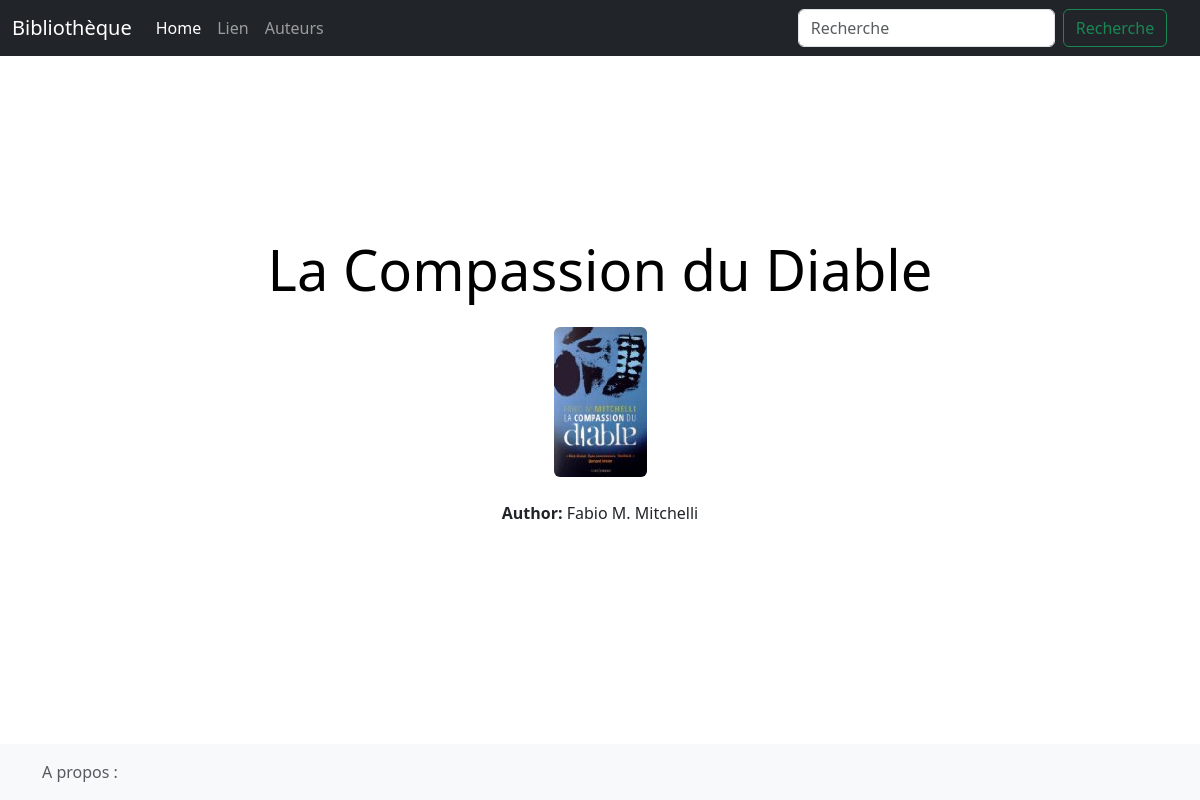
The page /detail/301 on the database its author committed.
### SiteWeb/models.py (models this page shows, shortened)
class Book(db.Model):
    id = db.Column(db.Integer, primary_key = True)
    price = db.Column(db.Float)
    url = db.Column(db.String(200))
    img = db.Column(db.String(200))
    title = db.Column(db.String(100))
    author_id = db.Column(db.Integer, db.ForeignKey("author.id"))
    author = db.relationship("Author", backref=db.backref("books", lazy="dynamic"))

class Author(db.Model):
    id = db.Column(db.Integer,primary_key = True)
    name = db.Column(db.String(100))

### SiteWeb/views.py (the view)
@app.route("/detail/<id>")
def detail(id):
    books = get_sample()
    book = books[int(id)-1]
    return render_template(
    "detail.html",
    b=book)

### SiteWeb/models.py (called while the page is built)
def get_sample() -> list[Book]:
    return Book.query.all()

### SiteWeb/templates/detail.html
{% extends "base.html" %}
{% block styles %}
{{ super() }}
<link rel="stylesheet" href="{{url_for('static', filename='home.css')}}">
{% endblock %}
{% block content %}
<div class="container mt-5">
    <div class="row">
        <div class="col-md-8 offset-md-2">
            <h1 class="display-4 text-center mb-4">
                {{ b.title }}
            </h1>
            <div class="text-center mb-4">
                <img src="{{ url_for('static', filename='images/' + b.img) }}"
                     alt="{{ b.title }}"
                     title="{{ b.title }}"
                     class="img-fluid rounded">
            </div>
            <div class="form-inline d-flex justify-content-center">
                <ul class="list-unstyled">
                    <li><strong>Author:</strong> {{ b.author.name }}</li>
                </ul>
            </div>
        </div>
    </div>
</div>
{% endblock %}

### SiteWeb/templates/base.html (shortened to what this page needs)
<!doctype html>
<html lang="fr">
  <head>
    {% block head %}
    <link rel="stylesheet" href="{{url_for('static', filename='home.css')}}">
    {% block styles %}
    {{ bootstrap.load_css() }}
    {% endblock %}
    {% endblock %}
  </head>
  <body>
    <header>
      <nav class="navbar navbar-expand-md navbar-dark fixed-top bg-dark">
        <div class="container-fluid">
          <a class="navbar-brand" href="#">Bibliothèque</a>
          <div class="collapse navbar-collapse" id="navbarCollapse">
            <ul class="navbar-nav me-auto mb-2 mb-md-0">
              <li class="nav-item">
                <a class="nav-link active" aria-current="page" href="/">Home</a>
              </li>
              <li class="nav-item">
                <a class="nav-link" href="#">Lien</a>
              </li>
              <li class="nav-item">
                <a class="nav-link" href="/authors/">Auteurs</a>
              </li>
            </ul>
            <form class="d-flex" role="search">
              <input class="form-control me-2" type="search" placeholder="Recherche" aria-label="Search">
              <button class="btn btn-outline-success" type="submit">Recherche</button>
            </form>
          </div>
        </div>
      </nav>
    </header>
    <main class="flex-shrink-0">
      <div class="container">
        {% block content %}
        {% endblock %}
      </div>
    </main>
    <footer class="footer mt-auto py-3 bg-light">
      <div class="container">
        <span class="text-muted">A propos : </span>
      </div>
    </footer>
  </body>
</html>

### SiteWeb/static/home.css (style rules this page uses)
h1 { color: rgb(0, 0, 0); }
main { margin-top: 8em; }
footer { position: fixed; bottom: 0; width: 100%; }
main > .container { padding: 60px 15px 0; }

### rows shown on the page
Book: title "La Compassion du Diable", img (picture)
Author: author.name "Fabio M. Mitchelli"
